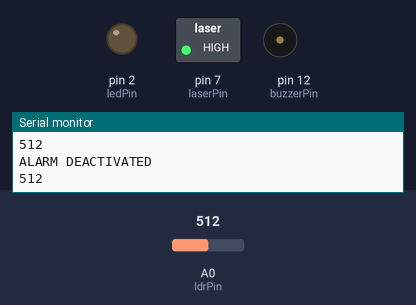
Simulated run of this sketch. Board: Arduino Uno, built with avr-gcc and run on an emulated ATmega328P. Parts: switched loads named in the sketch (green lamp = pin HIGH), output pins drawn as LEDs (lit = HIGH), buzzer (waves = sounding), the last lines printed to the serial monitor. Dashed ring = blinking. The test bench sets the inputs (shaded band); at power-on: A0 (ldrPin) = 512.

Above: at 1.2 s.
1.3 s: A0 (ldrPin) set to 688
2.8 s: A0 (ldrPin) set to 717
At 3.16 s:
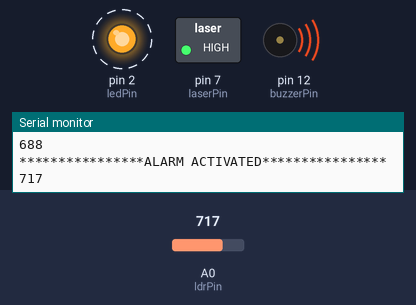
5.8 s: A0 (ldrPin) set to 690
At 6.4 s:
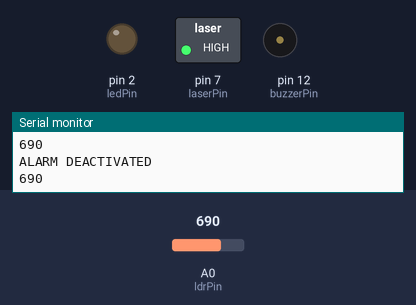
7.3 s: A0 (ldrPin) set to 710
At 7.52 s:
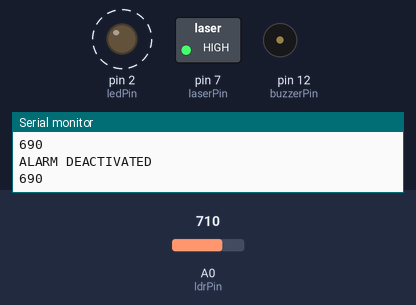
Timing chart, 0 to 11.3 s (numbered marks = the images above; inputs shaded):
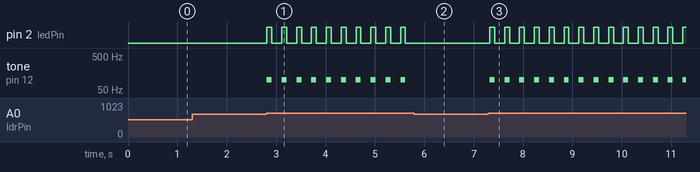

Measured:
- the behaviour switches between 699 and 700 on A0 (ldrPin) (found by bisection; images 0 and 1)
- after the input at 2.8 s, pin 2 (ledPin): alternates HIGH for 0.10 s and LOW for 0.20 s, starting at once; tone on pin 12 (buzzerPin): alternates 100 Hz for 0.10 s and silent for 0.20 s, starting at once
- after the input at 5.8 s, pin 2 (ledPin): stops changing and stays LOW; tone on pin 12 (buzzerPin): stops changing and stays silent
- after the input at 7.3 s, pin 2 (ledPin): alternates HIGH for 0.10 s and LOW for 0.20 s, starting at once; tone on pin 12 (buzzerPin): alternates 100 Hz for 0.10 s and silent for 0.20 s, starting at once

The sketch:

laser_security_alarm.ino
```cpp
const int ledPin = 2;
const int buzzerPin = 12;
const int ldrPin = A0;
const int laserPin = 7;
void setup ()
{
  Serial.begin(9600);
  pinMode(ledPin, OUTPUT);
  pinMode(buzzerPin, OUTPUT);
  pinMode(ldrPin, INPUT);
  pinMode( laserPin , OUTPUT);
  digitalWrite( laserPin , HIGH);
}
void loop()
{
  int ldrStatus = analogRead(ldrPin);
  if (ldrStatus < 700)
  {
    noTone(buzzerPin);
    digitalWrite(ledPin, LOW);
    Serial.println("ALARM DEACTIVATED");
  }
  else
  {
    tone(buzzerPin, 100);
    digitalWrite(ledPin, HIGH);
    delay(100);
    noTone(buzzerPin);
    digitalWrite(ledPin, LOW);
    delay(100);
    Serial.println("****************ALARM ACTIVATED****************");
  }
  Serial.println( ldrStatus );
  delay(100);
}
```
